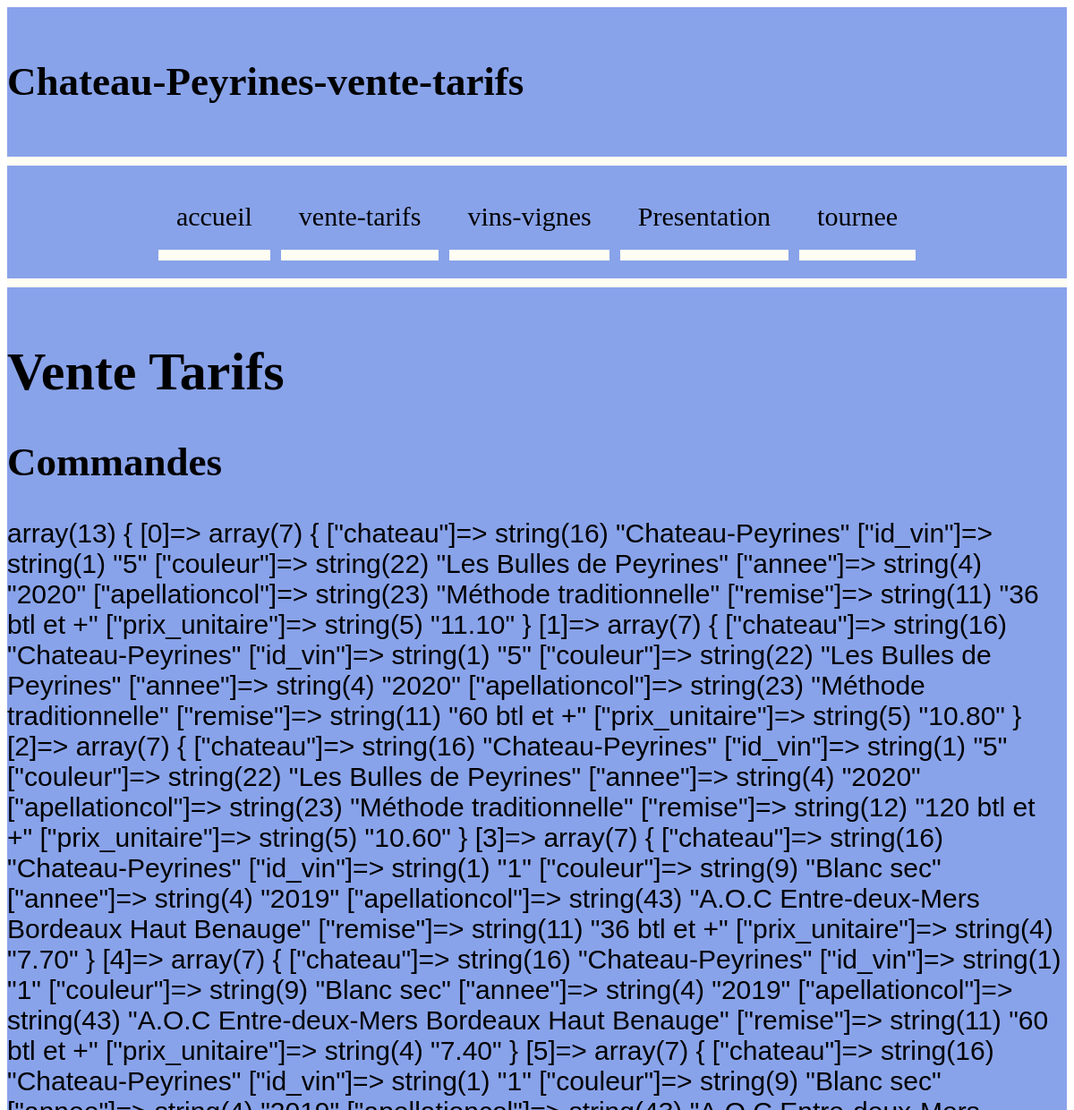
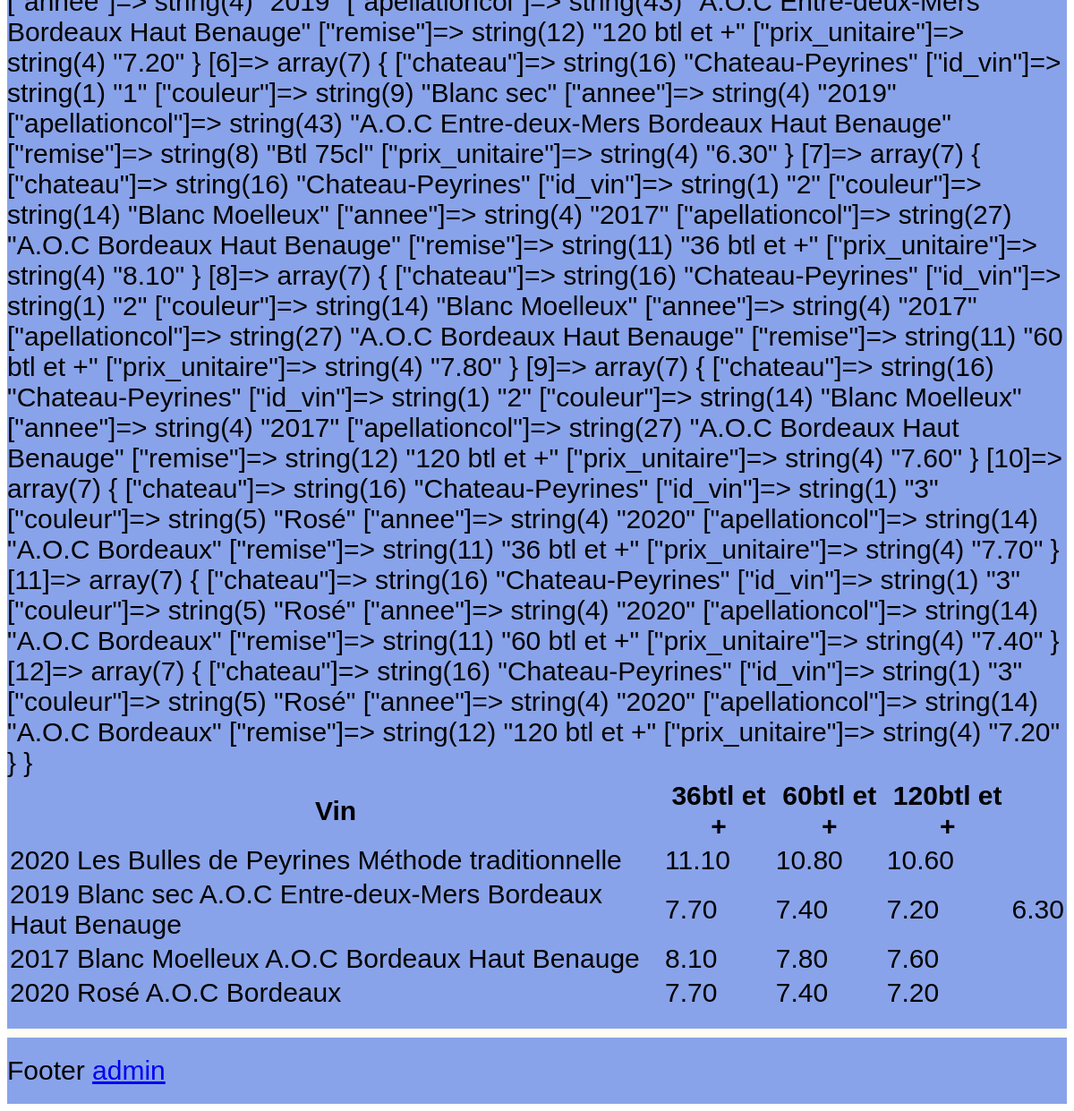
/?page=vente-tarifs, run on the app's committed database (2 pictures, top to bottom).
### tables this page shows
CREATE TABLE `vins` (
  `idvins` int(10) UNSIGNED NOT NULL,
  `nom` varchar(100) NOT NULL DEFAULT 'Chateau-Peyrines',
  `annee` year(4) NOT NULL,
  `apellation_idapellation` int(10) UNSIGNED NOT NULL,
  `types_idtypes` int(11) NOT NULL
);

CREATE TABLE `types` (
  `idtypes` int(11) NOT NULL,
  `nom` varchar(45) NOT NULL
);

CREATE TABLE `apellation` (
  `idapellation` int(10) UNSIGNED NOT NULL,
  `apellationcol` varchar(200) NOT NULL
);

CREATE TABLE `tarifs_vins` (
  `idtarifsvin` int(11) NOT NULL,
  `date_debut_validite` date NOT NULL,
  `date_fin_validite` date NOT NULL,
  `conditionnement_idcontenants` int(11) NOT NULL,
  `prix` decimal(6,2) UNSIGNED NOT NULL,
  `vins_idvins` int(10) UNSIGNED NOT NULL
);

### model/crudTarifsVin.php (called while the page is built, shortened)
<?php
function selectTarifsVins($database) {
	$sql = "SELECT vins.nom as chateau,
	vins.idvins as id_vin,
    types.nom as couleur,
    annee,
    apellation.apellationcol,
    conditionnement.nom as remise,
    tarifs_vins.prix as prix_unitaire
    from  vins
   LEFT JOIN tarifs_vins
   ON vins.idvins=tarifs_vins.vins_idvins
    LEFT JOIN apellation
   ON vins.apellation_idapellation=apellation.idapellation
   LEFT JOIN types
   ON vins.types_idtypes=types.idtypes
   LEFT JOIN conditionnement
   ON tarifs_vins.conditionnement_idcontenants=conditionnement.idconditionnement
   ORDER by apellation.apellationcol DESC, prix_unitaire DESC";
    $result = mysqli_query($database, $sql);
	if($result) {
        $data = mysqli_fetch_all($result,MYSQLI_ASSOC);
		return $data;
	} else {
		return "La sélection a échouée: " . mysqli_error($database) . "<br>";
	}
}
?>

### views/view_vente-tarifs.php (the view, shortened to what this page needs)
<!DOCTYPE html>
<html lang="fr">
<?php
include "files/head.php" ?>
<body>
<div class="grid-container">
  <?php include "views/header-space.php" ?>
  <div class="menu-space">
  </div>
  <div class="main">
    <h1>Vente Tarifs</h1>
    <h2>Commandes</h2>
    <div class="tarifs">
      <?php
      var_dump(selectTarifsVins($db));
      $array_TarifsVins=selectTarifsVins($db);
      ?>
      <?php function displayHtmlTableTarifsVins($fromSelectVins){
        $tableHtmlVineByContenants='<table><tr><th>Vin</th><th>36btl et +</th><th>60btl et +</th><th>120btl et +</th>';
        $tempVine='';
        foreach($fromSelectVins as $vins){
          $vin=$vins['annee'].' '.
          $vins['couleur'].' '.
          $vins['apellationcol'];
          if ($vin!=$tempVine){
            $tableHtmlVineByContenants.='</tr><tr><td>'.
            $vin.' '.
          '</td>';
          $tableHtmlVineByContenants.='<td>'.
          $vins['prix_unitaire'].
          '</td>';
        }
          else{
         $tableHtmlVineByContenants.='<td>'.
         $vins['prix_unitaire'].
         '</td>';
          }
          $tempVine=$vin;
        }
        $tableHtmlVineByContenants.='</tr></table>';
        return $tableHtmlVineByContenants;
      }
      $tableHtmlVineByContenants=displayHtmlTableTarifsVins($array_TarifsVins);
      echo $tableHtmlVineByContenants;
      ?>
    </div>
  </div>
  <div class="footer">Footer
  <?php
    include "views/view_footer.php";
  ?>
  </div>
</div>
</body>
</html>

### css/style.css (style rules this page uses)
.menu-space { grid-area: menu; }
.main { grid-area: main; }
.footer { grid-area: footer; }
.grid-container { display: grid; grid-template-areas: 'header header header header header header' 'menu menu menu menu menu menu' 'main main main main main main' 'footer footer footer footer footer footer '; grid-gap: 10px; }
body { font-family: 'Gill Sans', 'Gill Sans MT', Calibri, 'Trebuchet MS', sans-serif; }
.menu-space { display: flex; flex-direction: row; justify-content: center; align-items: baseline; gap: 12px; }
h1, h2 { font-family: "marbreSans"; }
h1 { font-size: 2em; }
.grid-container { background-color: #fdfdf3; }
.grid-container>div { background-color: #89a3ea; padding: 20px 0; font-size: 30px; }

### data on the page
vins: annee.apellationcol "2020 Les Bulles de Peyrines Méthode traditionnelle", tarifs_vins.prix "11.10", tarifs_vins.prix "10.80", tarifs_vins.prix "10.60"
vins: annee.apellationcol "2019 Blanc sec A.O.C Entre-deux-Mers Bordeaux Haut Benauge", tarifs_vins.prix "7.70", tarifs_vins.prix "7.40", tarifs_vins.prix "7.20", tarifs_vins.prix "6.30"
vins: annee.apellationcol "2017 Blanc Moelleux A.O.C Bordeaux Haut Benauge", tarifs_vins.prix "8.10", tarifs_vins.prix "7.80", tarifs_vins.prix "7.60"
vins: annee.apellationcol "2020 Rosé A.O.C Bordeaux", tarifs_vins.prix "7.70", tarifs_vins.prix "7.40", tarifs_vins.prix "7.20"

### other printed values
$titre "vente-tarifs"
$rubrique "accueil vente-tarifs vins-vignes Presentation tournee"
